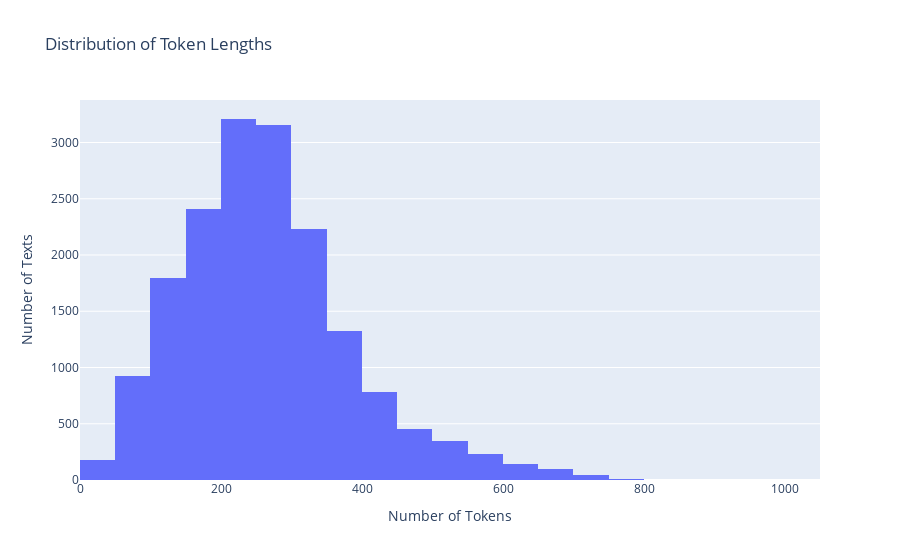

The notebook cell this image was saved under:
### Code cell
# Tokenizar sem truncamento para analisar o comprimento dos textos
token_lengths = [len(tokenizer(text, return_tensors='pt')['input_ids'][0]) for text in data['cleaned_text'].tolist()]

# Plotar a distribuição dos comprimentos dos textos
fig = go.Figure(data=[go.Histogram(x=token_lengths, nbinsx=50)])
fig.update_layout(
    title='Distribuição dos Comprimentos dos Tokens',
    xaxis_title='Número de Tokens',
    yaxis_title='Número de Textos'
)
fig.show()

### Figure 1 — Plotly figure (JSON) as saved in the notebook; plotly's stock layout.template omitted (floating-point values rounded to 4 significant figures; data arrays with more than 128 entries replaced by an {"elided": "..."} marker saying what was removed)
{"data": [{"nbinsx": 50, "type": "histogram", "x": {"elided": "17342 int values"}}], "layout": {"title": {"text": "Distribution of Token Lengths"}, "xaxis": {"title": {"text": "Number of Tokens"}}, "yaxis": {"title": {"text": "Number of Texts"}}}}
